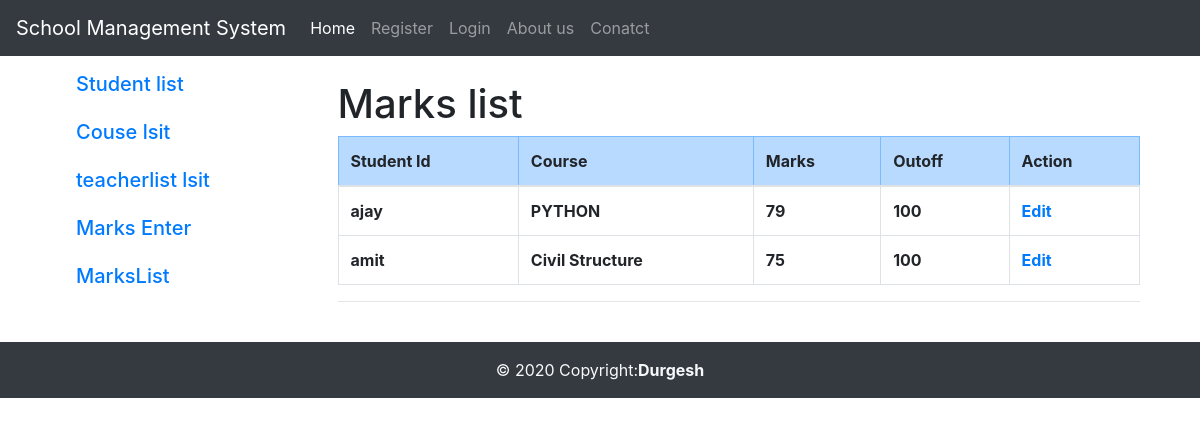
Page /MarksList on the earlier database version.
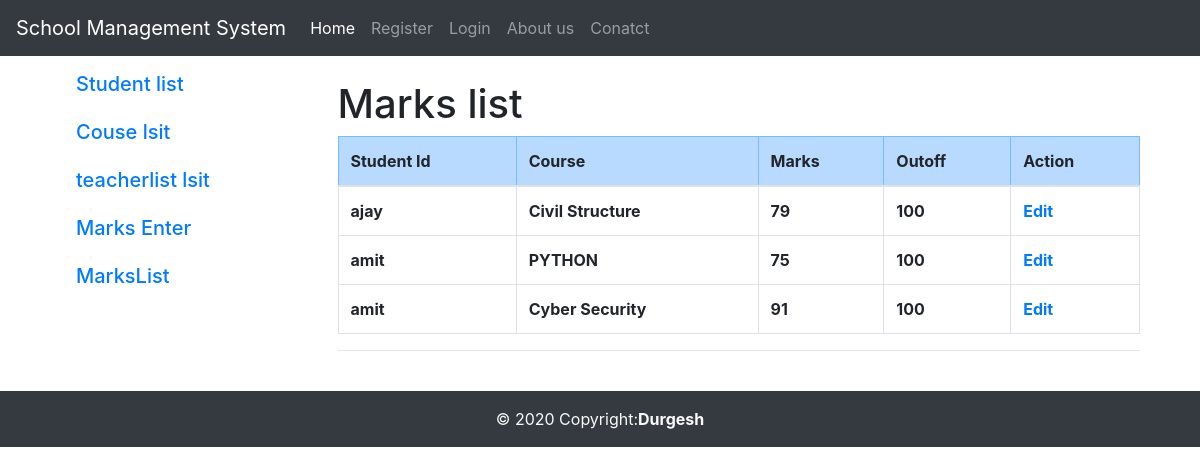
Same page on the later database version.
### CollegeApp/models.py (models this page shows)
class Marks(models.Model):
    s_id=models.ForeignKey(UserModel,on_delete=models.CASCADE)
    c_id=models.ForeignKey(Course,on_delete=models.CASCADE)
    marks=models.IntegerField()
    out_of_m=models.IntegerField(default=100)

class Course(models.Model):
    Cname=models.CharField(max_length=120)
    img=models.ImageField(default="")
    clink=models.CharField(max_length=254)
    desc=models.CharField(max_length=150,default=None)
    branch=models.ForeignKey(BranchModel,on_delete=models.CASCADE)
    def __str__(s):
        return s.Cname

### CollegeApp/views.py (the view)
# urls.py: path('MarksList',v.MarksList),
def MarksList(request):
    marks=Marks.objects.all()
    return render(request,'Markslist.html',{'marks':marks})

### CollegeApp/models.py (called while the page is built)
    def __str__(s):
        return s.username

### CollegeApp/templates/Markslist.html
{%extends 'teacherhome.html'%}
 {% block teacher %}
<h1 class="text-justify">Marks list</h1>
<table class="table table-bordered">
    <thead>
<tr class="table-primary">
    <th>Student Id</th>
    <th>Course</th>
    <th>Marks</th>
    <th>Outoff</th>
    <th>Action</th>
</tr>
</thead>
{% for i in marks%}
<tr class="font-weight-bold">
<td>{{i.s_id}}</td>
<td>{{i.c_id}}</td>
<td>{{i.marks}}</td>
<td>{{i.out_of_m}}</td>
<td><a href="editmarks/{{i.id}}">Edit</a></td>
</tr>
{% endfor %}
</table>
<hr>
 {% endblock teacher %}

Differences in the rows shown:
changed Marks "ajay": c_id "PYTHON" → "Civil Structure"
changed Marks: c_id "Civil Structure" → "PYTHON"
added Marks: s_id "amit", c_id "Cyber Security", marks "91", out_of_m "100"
